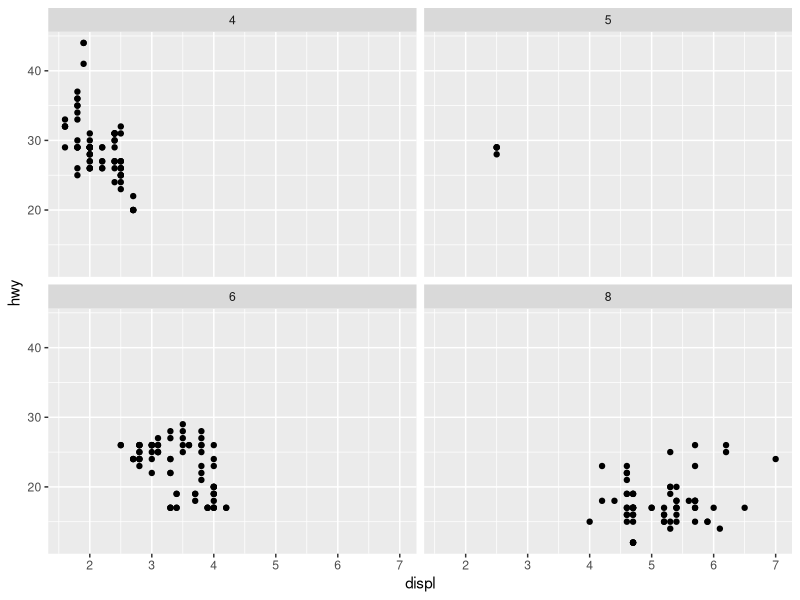
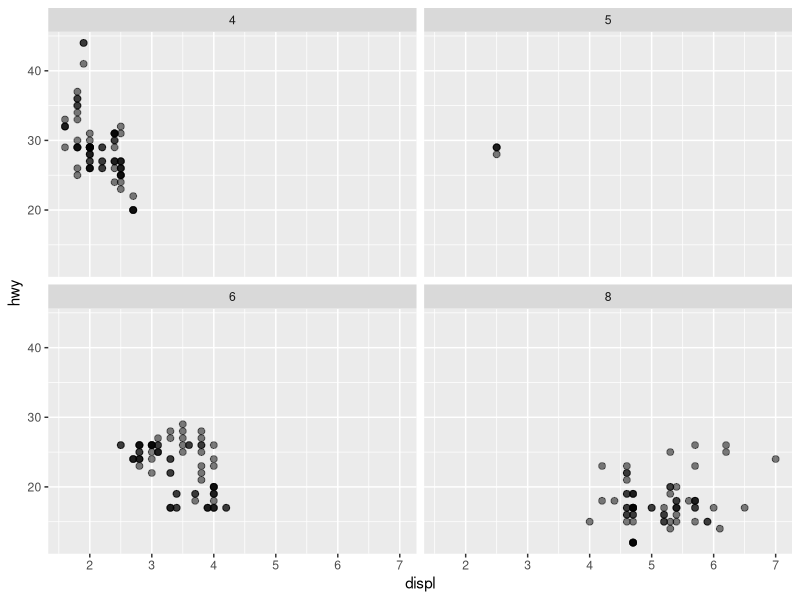
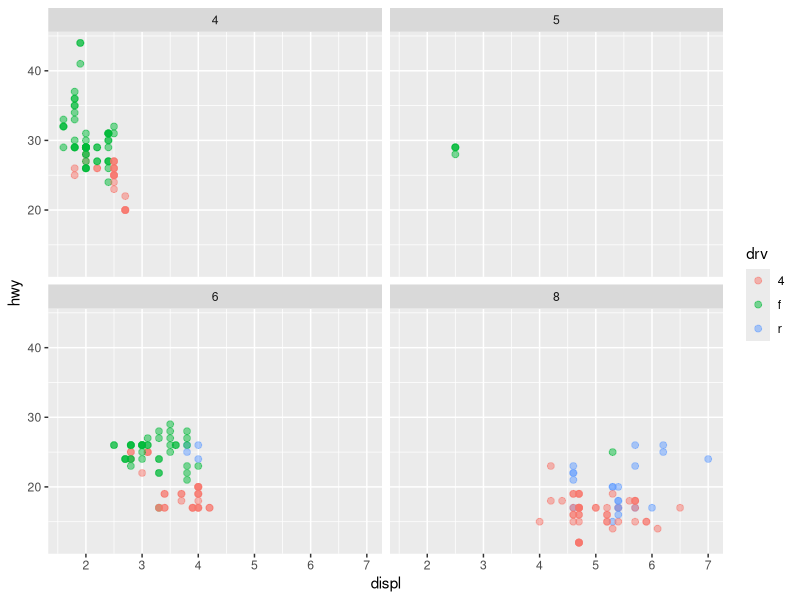
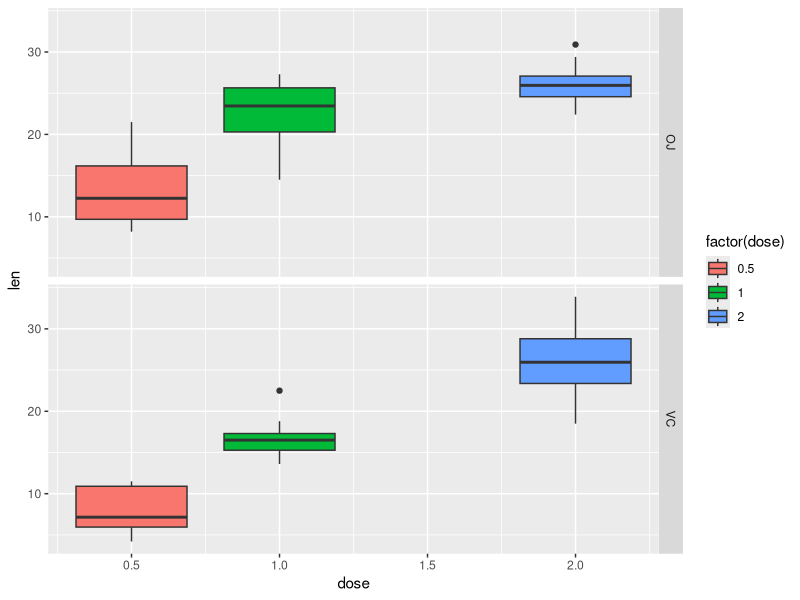
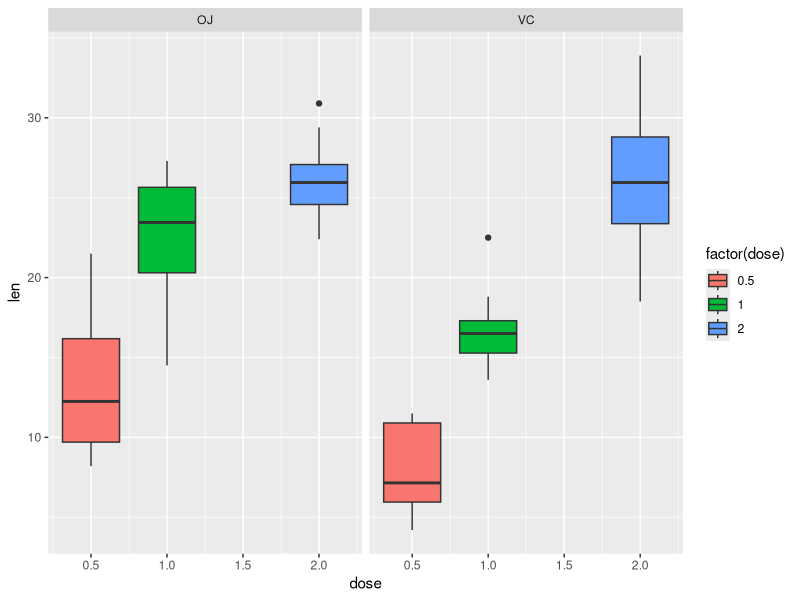
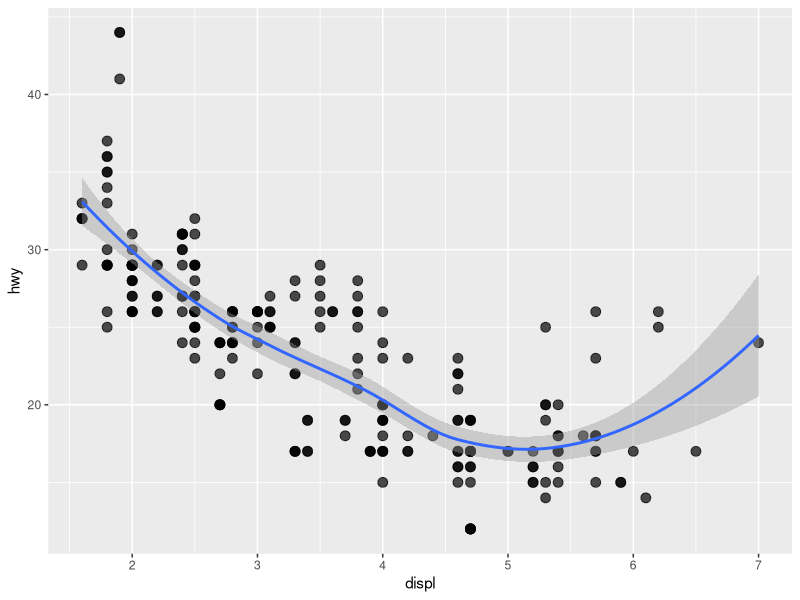
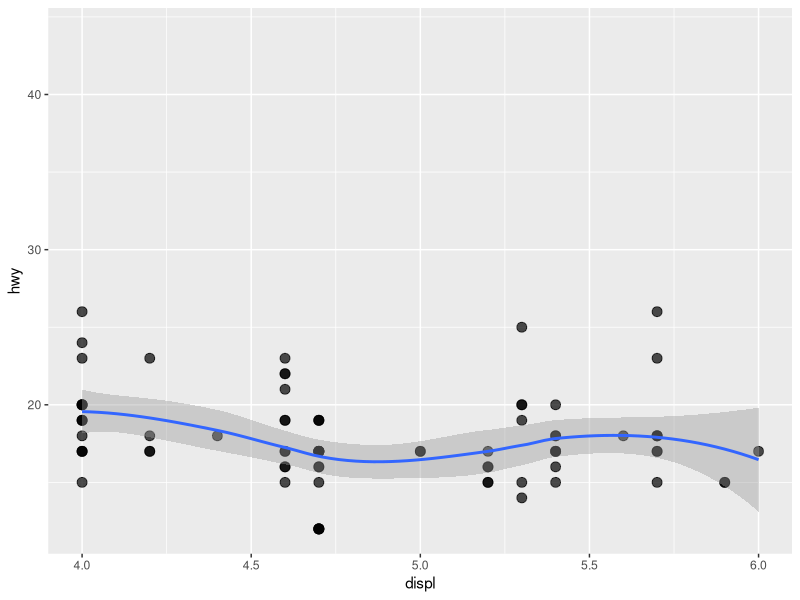
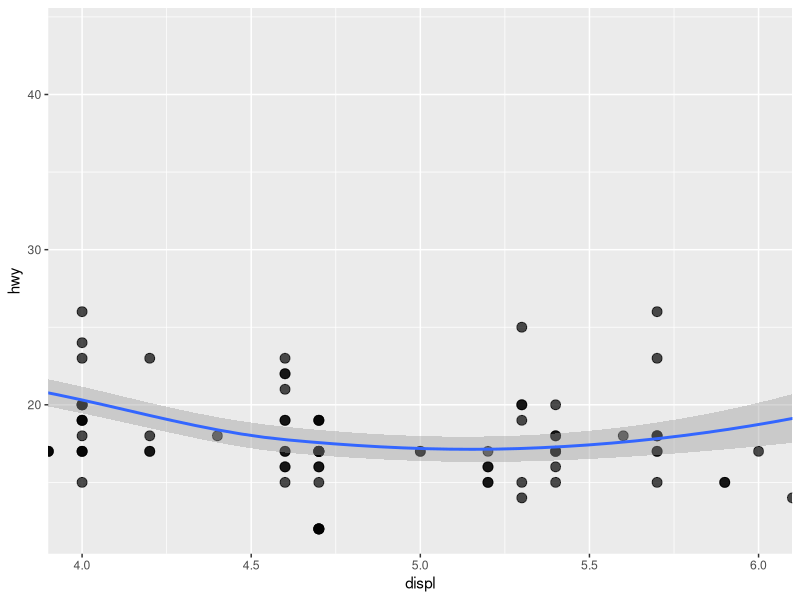

Recreate these plots in R, in order.
## ---- chunk 1
library("ggplot2")
## ---- chunk 2
library("ggplot2")
data("mpg")
## ---- chunk 3
ggplot(data = mpg, aes(x = displ, 
  y = hwy)) + geom_point() + 
  facet_wrap(~cyl)
## ---- chunk 4
ggplot(data = mpg, aes(x = displ, y = hwy)) + 
  geom_point(size = 2, alpha = 0.5) + 
  facet_wrap(~cyl)
## ---- chunk 5
ggplot(data = mpg, aes(x = displ, y = hwy, 
  color = drv)) + geom_point(size = 2, 
  alpha = 0.5) + facet_wrap(~cyl)
## ---- chunk 6
data("ToothGrowth")
## ---- chunk 7
ggplot(ToothGrowth, aes(x=dose, y=len, 
group=factor(dose))) + 
geom_boxplot(aes(fill=factor(dose))) +
facet_grid(supp ~ .)
## ---- chunk 8
ggplot(ToothGrowth, aes(x=dose, y=len, 
group=factor(dose))) +
geom_boxplot(aes(fill=factor(dose))) + 
facet_grid(.~supp)
## ---- chunk 9
ggplot(mpg, aes(displ, hwy)) + 
  geom_point(size = 3, alpha = 0.7) + 
  geom_smooth()
## ---- chunk 10
ggplot(mpg, aes(displ, hwy)) + 
  geom_point(size = 3, alpha = 0.7) + 
  geom_smooth() + 
  scale_x_continuous(limits = c(4, 6))
## ---- chunk 11
ggplot(mpg, aes(displ, hwy)) + 
  geom_point(size = 3, alpha = 0.7) + 
  geom_smooth() + 
  coord_cartesian(xlim = c(4, 6))
## ---- chunk 12
ggplot(ToothGrowth, aes(x=dose, y=len, 
group=factor(dose))) + 
geom_boxplot(aes(fill=factor(dose))) 
## ---- chunk 13
ggplot(ToothGrowth, aes(x=dose, y=len, 
group=factor(dose))) +  coord_flip() +
geom_boxplot(aes(fill=factor(dose))) 
## ---- chunk 14
ggplot(mtcars, aes(mpg, wt)) + 
geom_point() + 
coord_fixed(ratio = 1)
## ---- chunk 15
 
ggplot(mtcars, aes(mpg, wt)) + 
  geom_point() +  
  coord_fixed(ratio = 5)
## ---- chunk 16
ggplot(iris, aes(x=Sepal.Length, 
        y=Petal.Length, colour=Species)) + 
  geom_point(size=3) + ggtitle("Scatterplot") + 
  xlab("Petal Length (cm)") + 
  ylab("Sepal Length (cm)")
## ---- chunk 17
ggplot(mpg, aes(cty, hwy, 
          color = factor(cyl))) +
          geom_jitter() + 
          geom_abline(colour = "grey50", 
                          size = 2)
## ---- chunk 18
ggplot(mpg, aes(cty, hwy, color = factor(cyl))) +
  geom_jitter(size = 2) + 
  geom_abline(colour = "grey50", size = 2) + 
  labs(
    x = "Eje X",
    y = "Eje Y",
    colour = "Cylinders",
    title = "Titulo") +
  scale_colour_brewer()
## ---- chunk 19
ggplot(mpg, aes(cty, hwy, color = factor(cyl))) +
  geom_jitter(size = 2) + 
  geom_abline(colour = "grey50", size = 2) + 
  labs(
    x = "Eje X",
    y = "Eje Y",
    colour = "Cylinders",
    title = "Titulo") +
  scale_colour_brewer(palette = "Set1")
## ---- chunk 20
ggplot(mpg, aes(cty, hwy, color = factor(cyl))) +
  geom_jitter(size = 2) + 
  geom_abline(colour = "grey50", size = 2) + 
  theme_minimal() + 
  labs(
    x = "Eje X",
    y = "Eje Y",
    colour = "Cylinders",
    title = "Titulo") +
  scale_colour_brewer(palette = "Set1")
## ---- chunk 21
ggplot(mpg, aes(cty, hwy, color = factor(cyl))) +
  geom_jitter(size = 2) + 
  geom_abline(colour = "grey50", size = 2) + 
  theme_minimal() + 
  labs(
    x = "Eje X",
    y = "Eje Y",
    colour = "Cylinders",
    title = "Titulo") + 
   theme(
    plot.title = element_text(face = "bold", size = 12),
    legend.background = element_rect(fill = "white", size = 4, colour = "white"),
    legend.justification = c(0, 1),
    legend.position = c(0, 1),
    axis.ticks = element_line(colour = "grey70", size = 0.2),
    panel.grid.major = element_line(colour = "grey70", size = 0.2),
    panel.grid.minor = element_blank()
  ) +
  scale_colour_brewer(palette = "Set1")
